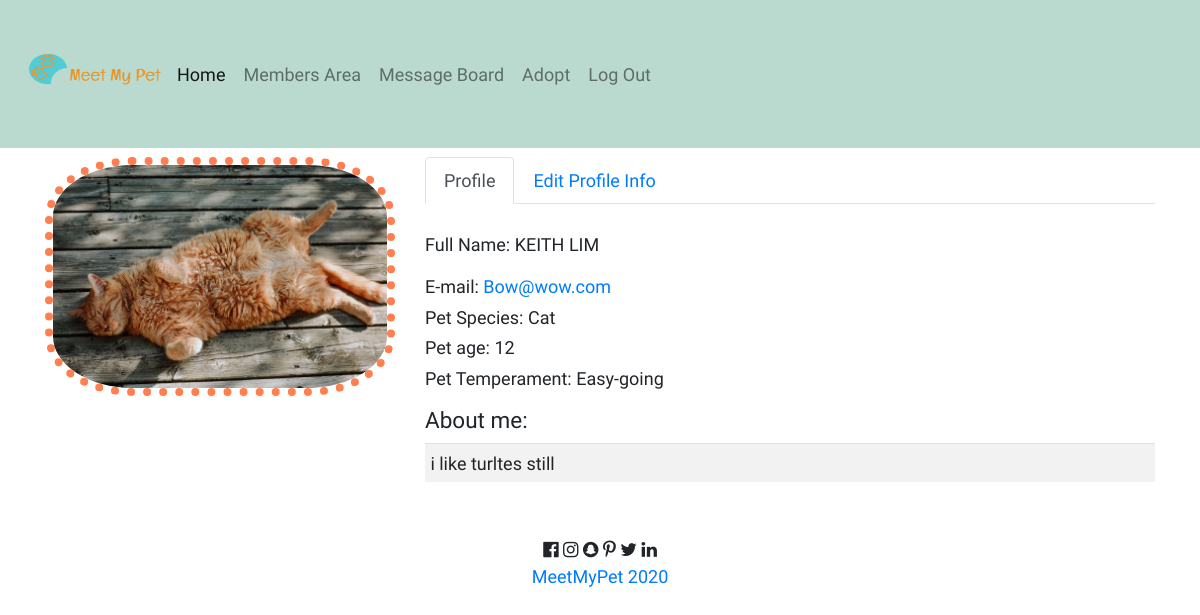
The app's page /woof/profile/1 (signed in) with its own data.
### login/models.py (models this page shows)
class User(models.Model):
    first_name = models.CharField(max_length=255)
    last_name = models.CharField(max_length=255)
    email = models.EmailField(unique=True)
    profile_pic = models.CharField(max_length=255, null=True)
    bio = models.CharField(max_length=255, null=True)
    pet = models.CharField(max_length=255, null=True)
    pet_age = models.CharField(max_length=255, null=True)
    pet_temperament = models.CharField(max_length=255, null=True)
    password = models.CharField(max_length=255)
    confirm = models.CharField(max_length=255)
    created_at = models.DateTimeField(auto_now_add=True)
    updated_at = models.DateTimeField(auto_now=True)
    objects = UserManager()

### dashboard/views.py (the view)
# urls.py: path('profile/<int:id>', views.profile, name='profile'),
def profile(request, id):
    if 'user_id' not in request.session:
        return redirect ('/')
    else:
        context = {
            'curr_user': User.objects.get(id=request.session['user_id']),
            'user': User.objects.get(id=id),
            "others" : User.objects.all(),
        }
        return render(request, "profile.html", context)

### dashboard/templates/profile.html (shortened to what this page needs)
{% extends 'base.html' %}
{% block content %}
{% load static %}
<link rel="stylesheet" href="{% static 'css/profile.css' %}">
<div class="container">
  <div class="row my-2">
      <div class="col-lg-8 order-lg-2">
          <ul class="nav nav-tabs">
              <li class="nav-item">
                  <a href="" data-target="#profile" data-toggle="tab" class="nav-link active">Profile</a>
              </li>
              {% if request.session.user_id == user.id %}
              <li class="nav-item">
                  <a href="" data-target="#edit" data-toggle="tab" class="nav-link">Edit Profile Info</a>
              </li>
              {% endif  %}
          </ul>
          <div class="tab-content py-4">
              <div class="tab-pane active" id="profile">
                  <div class="row">
                      <div class="col-md-6">
                          <p> Full Name: {{user.first_name}} {{user.last_name}} </p>
                          <h6>E-mail: <a href="mailto:{{user.email}}">{{user.email}}</a> </h6>
                          <h6>Pet Species: {{user.pet}} </h6>
                          <h6>Pet age: {{user.pet_age}} </h6>
                          <h6>Pet Temperament: {{user.pet_temperament}} </h6>
                      </div>
                      <div class="col-md-12">
                          <h5 class="mt-2"> About me:
                          </h5>
                          <table class="table table-sm table-hover table-striped">
                              <tbody>
                                  <tr>
                                      <td>
                                          {%if user.bio   %}
                                          {{user.bio}}
                                          {% endif  %}
                                      </td>
                                  </tr>
                              </tbody>
                          </table>
                      </div>
                  </div>
              </div>
          </div>
      </div>
      <div class="col-lg-4 order-lg-1 text-center">
          {%if user.profile_pic   %}
          <img id="profile_pic" src="{{user.profile_pic}}" alt="me" style="width:100%">
          {% else %}
          <img id="profile_pic" src="/static/images/default.jpg" class="mx-auto img-fluid img-circle d-block"
              alt="avatar">
          {% endif  %}
      </div>
  </div>
</div>
  {% endblock %}

### static/css/main.css (style rules this page uses)
* { font-family: 'Shadows Into Light', cursive; font-size: large; }
ul { padding: 0px; list-style-type: none; }
img { max-width: 100%; max-height: 100%; border-radius: 25%; display: inline-block; }

### static/css/profile.css (style rules this page uses)
#profile_pic { border: 8px dotted coral; }

### records on screen
User: first_name "KEITH", last_name "LIM", email "Bow@wow.com", pet "Cat", pet_age "12", pet_temperament "Easy-going", bio "i like turltes still", profile_pic (picture)
